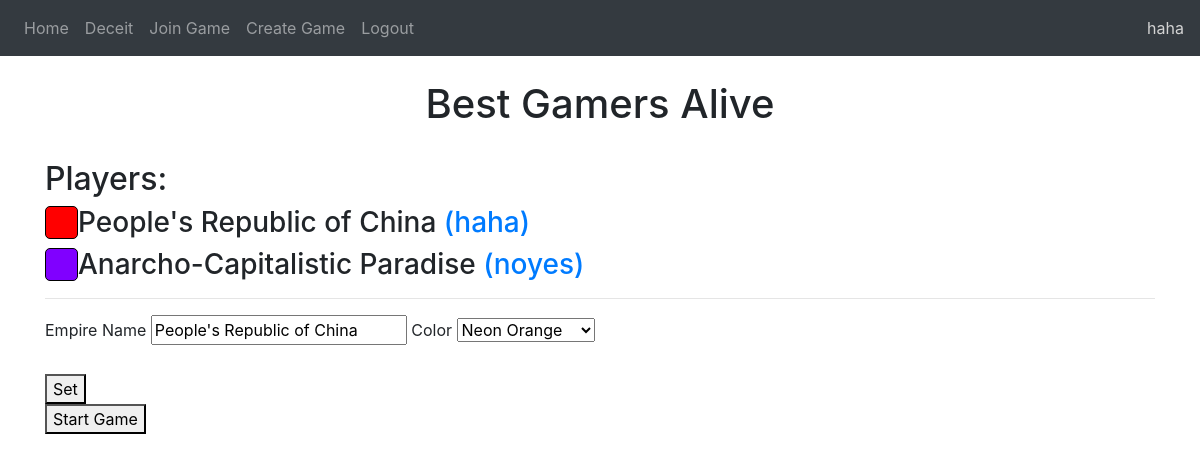
The page /rooms/1 (signed in) on the database its author committed.
### website/models.py (models this page shows)
class User(db.Model, UserMixin):
    id = db.Column(db.Integer, primary_key=True)
    email = db.Column(db.String(150), unique=True)
    password = db.Column(db.String(150))
    username = db.Column(db.String(150))

class Game(db.Model):
    id = db.Column(db.Integer, primary_key=True)
    game_name = db.Column(db.String(25))
    code = db.Column(db.String(10))
    host = db.Column(db.Integer, db.ForeignKey('user.id'))

class Empires(db.Model):
    id = db.Column(db.Integer, primary_key=True)
    name = db.Column(db.String(200))
    color = db.Column(db.String(7))
    user = db.Column(db.Integer, db.ForeignKey('user.id'))
    game = db.Column(db.Integer, db.ForeignKey('game.id'))

### website/rooms.py (the view, shortened to what this page needs)
@rooms.route('<int:game_id>', methods=["GET", "POST"])
@login_required
def room(game_id):
    colors = [['#FF0000', 'Red', 'red'],
             ['#FF4400', 'Neon Orange', 'neon-orange'],
             ['#FF80000', 'Orange', 'orange'],
             ['#FFBF00', 'Mustard Yellow', 'mustard-yellow'],
             ["#FFFF00", 'Yellow', 'yellow'],
             ['#80FF00', 'Lime Green', 'lime-green'],
             ['#00FF40', 'Neon Green', 'neon-green'],
             ['#00FFBF', 'Aquamarine', 'aquamarine'],
             ['#0080FF', 'Blue', 'blue'],
             ['#0000FF', 'Dark Blue', 'dark-blue'],
             ['#8000FF', 'Purple', 'purple'],
             ['#FF00FF', 'Pink', 'pink'],
             ['#FF0080', 'Salmon', 'salmon']]
    players = []
    players_output = []
    empires = {}
    empire_colors = []
    avail_colors = []
    id = game_id
    current_empire = "None"
    games = db.session.query(Game).filter_by(id = game_id).first()
    if current_user.id == games.host:
        is_host = True
    else:
        is_host = False
    for filtered in db.session.query(GamesJoined).filter_by(game = game_id):
        players.append(filtered.user)
    for player in players:
        for result in db.session.query(User).filter_by(id=player):
            players_output.append([result, url_for('profiles.profile', user_id=result.id)])
    for empire in db.session.query(Empires).filter_by(game=id):
        empires[f"{empire.user}"]=empire.name
        if empire.user == current_user.id:
            current_empire = empire
        if empire.color != "None":
            fixed_empire_color = str(empire.color).lower().replace(' ', '-')
            empire_colors.append(fixed_empire_color)
        else:
            empire_colors.append('white')
    for color in colors:
        if color[2] not in empire_colors:
            avail_colors.append(color)
    return render_template("room.html", user=current_user, players = players_output, game = games, game_id = id, empire_key=empires, is_host=is_host, used_colors=empire_colors, colors=colors, id=id, current_empire=current_empire, avail_colors=avail_colors)

### website/templates/room.html (shortened to what this page needs)
{% extends "base.html" %} {% block title %}{{ game.game_name }}{% endblock %}
{% block content %}
<head>
</head>
<br/>
<h1 align="center"> {{ game.game_name }} </h1>
<br/>
<h2>Players:</h2>
<div>
{% for player in players %}
    {% set empire_name = "No Empire Name" %}
    {% for key, value in empire_key.items() %}
        {% if key|string() == player[0].id|string() %}
            {% set empire_name = value %}
            <div><div class="box {{used_colors[loop.index0]}}"></div><h3>{{empire_name}} <a href="{{player[1]}}">({{ player[0].username }})</a></h3></div>
        {% endif %}
    {% endfor %}
{% endfor %}
</div>
<hr>
<form method="POST">
    <div>
        <label for="empire">Empire Name</label>
        {% if current_empire == "None" %}
            <input type="text" id="empire" name="empire" placeholder="Enter empire name"/>
        {% else %}
            <input type="text" value = "{{current_empire.name}}" id="empire" name="empire" placeholder="Enter empire name"/>
        {% endif %}
        <label for="color_input">Color</label>
        <select id="color_input" name="color_input" aria-placeholder="Pick a color">
            {% for color in avail_colors %}
                <option value = "{{color[2]}}">{{color[1]}}</option>
            {% endfor %}
        </select>
    </div>
    <br/>
    <button type="submit">Set</button>
</form>
{% if is_host %}
    <a href="{{url_for('rooms.map', game_id=game_id)}}"><button id="start_game" onclick=>Start Game</button></a>
{% endif %}
{% endblock %}

### website/templates/base.html (shortened to what this page needs)
<!DOCTYPE html>
<html lang="en">
<head>
    <link
      rel="stylesheet"
      href="https://stackpath.bootstrapcdn.com/bootstrap/4.4.1/css/bootstrap.min.css"
    />
    <link
      rel="stylesheet"
      href="https://stackpath.bootstrapcdn.com/font-awesome/4.7.0/css/font-awesome.min.css"
    />
    <link rel="stylesheet" type="text/css" href="/static/css/main.css" />
</head>
<body>
    <nav class="navbar navbar-expand-lg navbar-dark bg-dark">
        <div class="collapse navbar-collapse" id="navbar">
            <div class="navbar-nav">
              {% if user.is_authenticated %}
              <a class="nav-item nav-link" id="home" href="/">Home</a>
              <a class="nav-item nav-link" id="deceit" href="/deceit">Deceit</a>
              <a class="nav-item nav-link" id="join_game" href="/join-game">Join Game</a>
              <a class="nav-item nav-link" id="create_game" href="/create-game">Create Game</a>
              <a class="nav-item nav-link" id="logout" href="/logout">Logout</a>
              {% else %}
              <a class="nav-item nav-link" id="login" href="/login">Login</a>
              <a class="nav-item nav-link" id="signUp" href="/sign-up">Sign Up</a>
              {% endif %}
            </div>
        </div>
        {% if user.is_authenticated %}
        <div id="user_name" align="right"><a id="user_link" href="{{url_for('profiles.profile', user_id=user.id)}}">{{ user.username }}</a></div>
        {% endif %}
      </nav>
    <div class="container">
        {% block content %}
        {% endblock %}
    </div>
</body>
</html>

### website/static/css/main.css (style rules this page uses)
.box { float: left; height: 33px; width: 33px; margin-bottom: 0px; border: 1px solid black; border-radius: 5px; clear: both; }
.red { background-color: #FF0000; }
.purple { background-color: #8000FF; }

### rows shown on the page
User: username "haha"
Game: game_name "Best Gamers Alive"
Empires: name "People's Republic of China", empire "People's Republic of China"
User: username "noyes"
Empires: name "Anarcho-Capitalistic Paradise"

### other values the page prints
form field color_input "Neon Orange"
